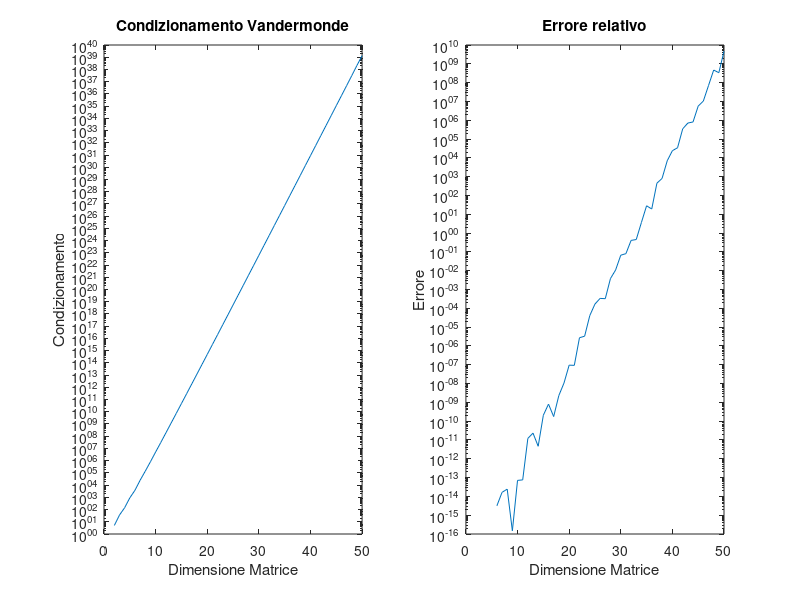

Write MATLAB code to recreate this figure.
clear
clc
close all
format long

AllCond = [];
AllErrors = [];
% matrice di Vandermonde su decomposizione
% uniforme dell'intervallo [-5,5]
for n=2:50
    nodi= linspace(-5, 5, n);
    A = vander(nodi);
    x = ones(n,1);
    b = A*x;
    newx = A \ b;
    er1 = norm(x - newx)/norm(x);
    AllErrors = [AllErrors er1];
    AllCond = [AllCond cond(A)];
end

subplot(1,2,1)
semilogy(2:50,AllCond)
title('Condizionamento Vandermonde');
xlabel('Dimensione Matrice');
ylabel('Condizionamento');

subplot(1,2,2)
semilogy(2:50,AllErrors)
title('Errore relativo');
xlabel('Dimensione Matrice');
ylabel('Errore');

% A = hilb(5);
% B = rand(10);
%
% x = ones (5,1);
%
% b = A*x;
%
% newx = A \ b
%
% er1 = norm(x - newx)/norm(x)


